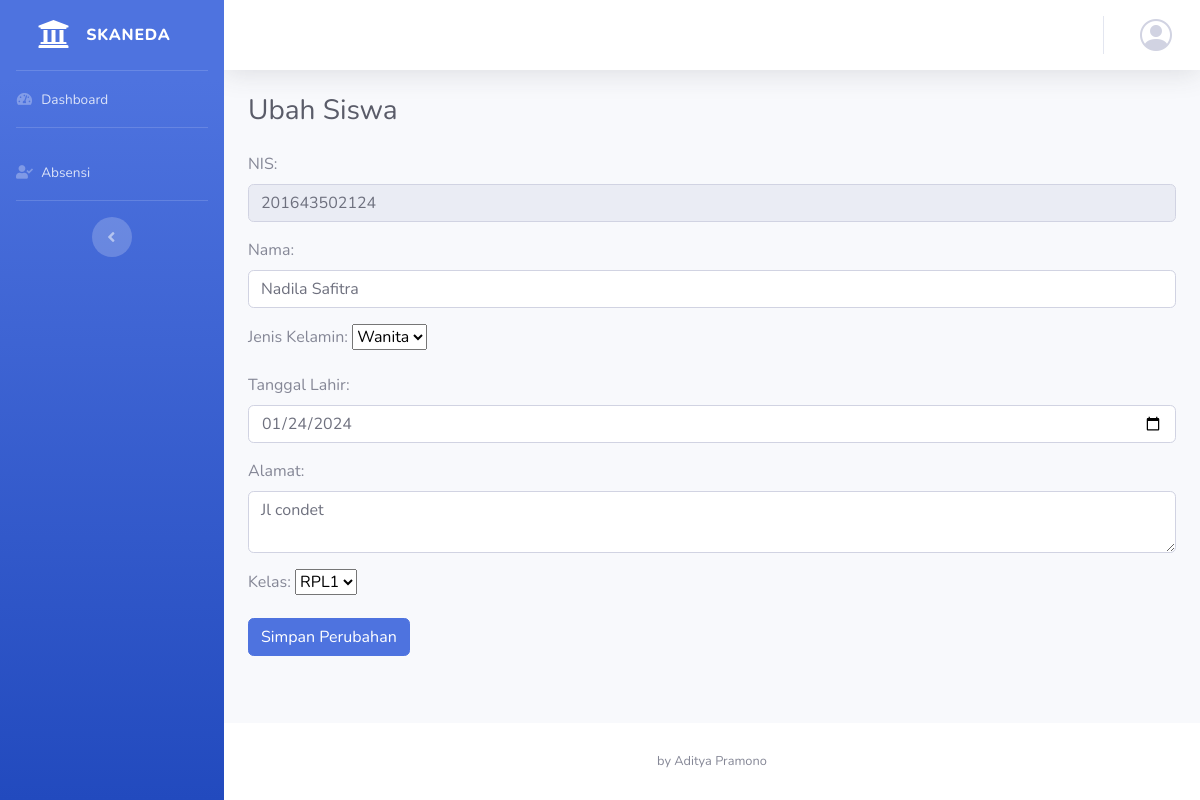
The page /ubah_siswa.php?nis=201643502124 on the database its author committed.
### tables this page shows
CREATE TABLE `siswa` (
  `nis` varchar(15) NOT NULL,
  `nama` varchar(30) NOT NULL,
  `jk` enum('Pria','Wanita') NOT NULL,
  `tgl_lahir` date NOT NULL,
  `alamat` varchar(255) NOT NULL,
  `id_kelas` varchar(11) NOT NULL
);

### ubah_siswa.php (the view, shortened to what this page needs)
<?php
include "./koneksi.php";
?>
<!DOCTYPE html>
<html lang="en">
<head>
    <link href="vendor/fontawesome-free/css/all.min.css" rel="stylesheet" type="text/css">
    <link href="css/sb-admin-2.min.css" rel="stylesheet">
    <link rel="stylesheet" href="https://cdn.jsdelivr.net/npm/bootstrap-icons@1.11.3/font/bootstrap-icons.min.css">
</head>
<body id="page-top">
    <div id="wrapper">
        <?php include './sidebar.php'; ?>
        <div id="content-wrapper" class="d-flex flex-column">
            <div id="content">
                <?php include "./navbar.php"; ?>
                <div class="container-fluid">
                    <h1 class="h3 mb-4 text-gray-800">Ubah Siswa</h1>
                    <form action="proses_ubah_siswa.php" method="post">
                        <?php
                        $nis = $_GET['nis'];
                        $result = mysqli_query($koneksi, "SELECT * FROM siswa WHERE nis = '$nis'");
                        $data_siswa = mysqli_fetch_assoc($result);
                        ?>
                        <div class="mb-3">
                            <label for="nis" class="form-label">NIS:</label>
                            <input type="text" name="nis" value="<?php echo $data_siswa['nis']; ?>" class="form-control"
                                required disabled>
                        </div>
                        <div class="mb-3">
                            <label for="nama" class="form-label">Nama:</label>
                            <input type="text" name="nama" value="<?php echo $data_siswa['nama']; ?>"
                                class="form-control" required>
                        </div>
                        <div class="mb-3">
                            <label for="jk" class="form-label">Jenis Kelamin:</label>
                            <select name="jk" class="form-select" required>
                                <option value="Wanita" <?php if ($data_siswa['jk'] == 'Wanita')
                                    echo 'selected'; ?>>Wanita
                                </option>
                            </select>
                        </div>
                        <div class="mb-3">
                            <label for="tgl_lahir" class="form-label">Tanggal Lahir:</label>
                            <input type="date" name="tgl_lahir" value="<?php echo $data_siswa['tgl_lahir']; ?>"
                                class="form-control" required>
                        </div>
                        <div class="mb-3">
                            <label for="alamat" class="form-label">Alamat:</label>
                            <textarea name="alamat" class="form-control"
                                required><?php echo $data_siswa['alamat']; ?></textarea>
                        </div>
                        <div class="mb-3">
                            <label for="id_kelas" class="form-label">Kelas:</label>
                            <select name="id_kelas" class="form-select" required>
                                <?php
                                $query_kelas = mysqli_query($koneksi, "SELECT * FROM kelas");
                                while ($data_kelas = mysqli_fetch_assoc($query_kelas)) {
                                    $selected = ($data_siswa['id_kelas'] == $data_kelas['id_kelas']) ? 'selected' : '';
                                    echo "<option value='" . $data_kelas['id_kelas'] . "' $selected>" . $data_kelas['nama_kelas'] . "</option>";
                                }
                                ?>
                            </select>
                        </div>
                        <div class="mb-3">
                            <button type="submit" class="btn btn-primary">Simpan Perubahan</button>
                        </div>
                    </form>
                </div>
            </div>
            <?php include "./footer.php"; ?>
        </div>
    </div>
</body>
</html>

### rows shown on the page
siswa: nis "201643502124", nama "Nadila Safitra", jk "Wanita", tgl_lahir "01/24/2024", alamat "Jl condet"

### other values the page prints
form field id_kelas "RPL1"
